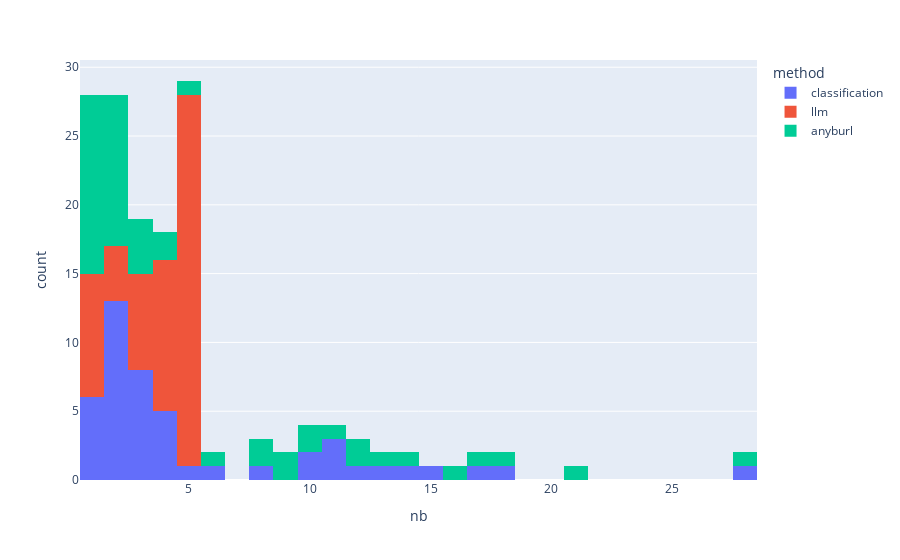

The notebook cell this image was saved under:
### Code cell
fig = px.histogram(info_h, x="nb", color="method", nbins=50)
fig.show()

### Figure 1 — Plotly figure (JSON) as saved in the notebook; plotly's stock layout.template omitted (floating-point values rounded to 4 significant figures)
{"data": [{"alignmentgroup": "True", "bingroup": "x", "hovertemplate": "method=classification<br>nb=%{x}<br>count=%{y}<extra></extra>", "legendgroup": "classification", "marker": {"color": "#636efa", "pattern": {"shape": ""}}, "name": "classification", "nbinsx": 50, "offsetgroup": "classification", "orientation": "v", "showlegend": true, "type": "histogram", "x": [1, 3, 2, 2, 1, 10, 4, 4, 3, 3, 3, 2, 5, 15, 1, 2, 3, 11, 18, 13, 12, 11, 1, 28, 1, 2, 2, 11, 10, 2, 2, 2, 1, 6, 4, 4, 4, 2, 8, 2, 17, 2, 3, 3, 2, 3, 14], "xaxis": "x", "yaxis": "y"}, {"alignmentgroup": "True", "bingroup": "x", "hovertemplate": "method=llm<br>nb=%{x}<br>count=%{y}<extra></extra>", "legendgroup": "llm", "marker": {"color": "#EF553B", "pattern": {"shape": ""}}, "name": "llm", "nbinsx": 50, "offsetgroup": "llm", "orientation": "v", "showlegend": true, "type": "histogram", "x": [1, 5, 5, 4, 2, 5, 3, 5, 3, 5, 5, 4, 2, 4, 5, 1, 5, 5, 5, 5, 4, 5, 5, 3, 4, 1, 5, 1, 5, 1, 5, 3, 1, 4, 3, 4, 3, 1, 2, 5, 5, 5, 5, 5, 1, 5, 5, 3, 1, 5, 4, 2, 4, 4, 5, 4, 5, 5], "xaxis": "x", "yaxis": "y"}, {"alignmentgroup": "True", "bingroup": "x", "hovertemplate": "method=anyburl<br>nb=%{x}<br>count=%{y}<extra></extra>", "legendgroup": "anyburl", "marker": {"color": "#00cc96", "pattern": {"shape": ""}}, "name": "anyburl", "nbinsx": 50, "offsetgroup": "anyburl", "orientation": "v", "showlegend": true, "type": "histogram", "x": [2, 2, 1, 1, 13, 4, 3, 2, 4, 3, 2, 11, 14, 1, 2, 9, 2, 21, 2, 1, 18, 12, 10, 28, 2, 1, 1, 10, 9, 1, 1, 1, 2, 5, 6, 2, 3, 8, 1, 8, 1, 16, 1, 1, 3, 2, 17, 12], "xaxis": "x", "yaxis": "y"}], "layout": {"barmode": "relative", "legend": {"title": {"text": "method"}, "tracegroupgap": 0}, "margin": {"t": 60}, "xaxis": {"anchor": "y", "domain": [0, 1], "title": {"text": "nb"}}, "yaxis": {"anchor": "x", "domain": [0, 1], "title": {"text": "count"}}}}
